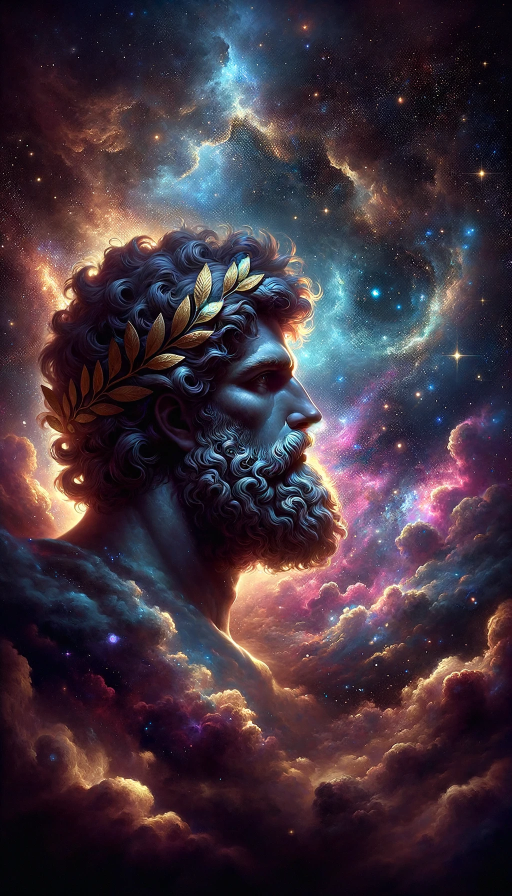
#> input picture data/sample_pic_4.png, 1024 x 1792 px (shown at 1/2 size)
$ python add_text_to_image.py   (older library calls are emulated)
#> lines starting #> are read from the running program, lines starting #| are printed output that depends on the picture
### src/images/image_utils.py
import cv2
from PIL import Image, ImageDraw, ImageFont, ImageFilter
import textwrap

import numpy as np

# Image.MAX_IMAGE_PIXELS = None


def add_text_to_image(
    image_path,
    save_path,
    text,
    font_path="arial.ttf",
    relative_font_size=0.04,
    vertical_position=0.10,
    line_spacing=1.0,
):
    """
    Adds wrapped text to an image with optional outline for improved legibility,
    supports custom font and adjusts font size relative to image width.

    Parameters:
    - image_path (str): Path to the source image to which text will be added.
    - save_path (str): Path where the modified image will be saved.
    - text (str): The text content to add to the image. Supports newline characters as breaks.
    - font_path (str, optional): Path to the .ttf font file. Defaults to 'arial.ttf'.
    - relative_font_size (float, optional): Font size as a fraction of image width. Defaults to 0.04.
    - vertical_position (float, optional): Vertical start position of the text block as a fraction of image height. Defaults to 0.10.
    - line_spacing (float, optional): Space between lines of text, as a multiplier of the font size. Defaults to 1.0.
    """
#> called with image_path = 'data/sample_pic_4.png', save_path = 'data/sample_pic_5.png', font_path = 'data/gautamib.ttf', relative_font_size = 0.04, vertical_position = 0.1, line_spacing = 1
    # Load the image
    image = Image.open(image_path)
#> image is the input picture: PIL image 1024x1792 RGB; mean R, G, B 66, 51.1, 61.9
    draw = ImageDraw.Draw(image)
    image_width, image_height = image.size
#> image_width = 1024; image_height = 1792

    # Calculate font size relative to the image width
    font_size = int(image_width * relative_font_size)
#> font_size = 40
    font = ImageFont.truetype(font_path, font_size)

    # Define the maximum width for the text
    padding = 30
    max_width = image_width - 2 * padding
#> max_width = 964

    # Estimate the average character width at this font size and calculate wrap width
    avg_char_width = (
        sum(
            font.getsize(char)[0]
            for char in "abcdefghijklmnopqrstuvwxyzABCDEFGHIJKLMNOPQRSTUVWXYZ"
        )
        / 52
    )
#> avg_char_width = 24.81

    # Ensure wrap_width is at least 1
    wrap_width = max(1, int(max_width / avg_char_width))
#> wrap_width = 38

    # Split the original text into paragraphs
    paragraphs = text.split("\n")

    # Wrap each paragraph and get lines
    lines = []
    for paragraph in paragraphs:
        # Adjust width based on the font size and image width
        wrapped_paragraph = textwrap.fill(paragraph, width=wrap_width)
        lines.extend(wrapped_paragraph.split("\n"))

    # Calculate the starting y position based on the vertical_position parameter
    total_text_height = (font.getsize(lines[0])[1] + line_spacing) * len(lines)
#> total_text_height = 5
    y_position = image_height * vertical_position - total_text_height / 2
#> y_position = 176.7

    # Calculate the color of the font based on the image and the outline color
    contrast_color = get_binary_contrast_color(image_path)
    opposite_color = get_opposite_color(contrast_color)
    outline_width = 1

    # Draw the wrapped text, line by line
    for line in lines:
        # Calculate horizontal position to center the text
        text_width, line_height = draw.textsize(line, font=font)
        x_position = (image_width - text_width) / 2
        # draw.text((x_position, y_position), line,
        #           font=font, fill=contrast_color)
        draw_text_with_outline(
            draw,
            line,
            (x_position, y_position),
            font,
            contrast_color,
            opposite_color,
            outline_width,
        )
        y_position += line_height + line_spacing  # Adjust line spacing if necessary

    # Save the modified image
    image.save(save_path)


# [83 lines left out: function add_text_to_image_with_outline, not called in this run]


def get_binary_contrast_color(image_path):
    # Load the image
#> called with image_path = 'data/sample_pic_4.png'
    image = Image.open(image_path)

    # Calculate the dimensions of the top 50%
    width, height = image.size
#> width = 1024; height = 1792
    top_half = image.crop((0, 0, width, height // 2))
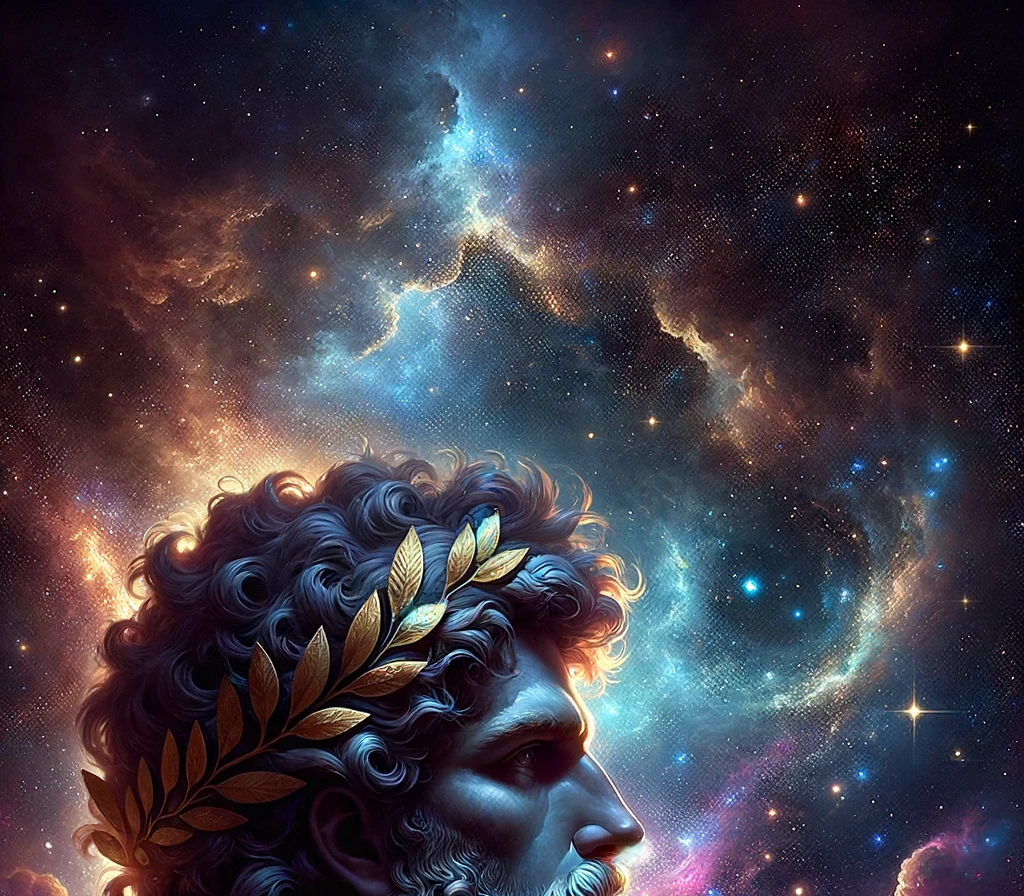
#> top_half: PIL image 1024x896 RGB; mean R, G, B 64, 58.6, 69.6

    # Convert the top half to a numpy array to calculate the average color
    np_top_half = np.array(top_half)
    average_color = np_top_half.mean(axis=(0, 1))
#> average_color = [63.96, 58.58, 69.6]

    # Calculate the grayscale equivalent of the average color
    grayscale = int(
        0.299 * average_color[0] + 0.587 * average_color[1] + 0.114 * average_color[2]
    )
#> grayscale = 61

    # Determine if the grayscale equivalent is closer to black or white
    # and then choose the opposite color. A common threshold is 128 (the middle of 0-255).
    if grayscale > 128:
        return (0, 0, 0)  # black
    else:
        return (255, 255, 255)  # white


def get_opposite_color(color_tuple):
    # Invert each color component (255 - component value) to get the opposite color
    opposite_color = tuple(255 - value for value in color_tuple)
    return opposite_color


def draw_text_with_outline(
    draw, text, position, font, text_color, outline_color, outline_width
):
    x, y = position
    # Draw outline in all directions
    for i in range(-outline_width, outline_width + 1):
        for j in range(-outline_width, outline_width + 1):
            if i != 0 or j != 0:  # to avoid drawing the text color in the outline loop
                draw.text((x + i, y + j), text, font=font, fill=outline_color)
    # Draw the main text
    draw.text(position, text, font=font, fill=text_color)


# [167 lines left out: functions draw_text_with_thin_outline, resize_to_aspect, resize_and_crop_to_aspect, extend_image_upwards, add_text_to_image_cv2, not called in this run]

### src/setup_env.py
import os
import sys
import time
import random
import logging
from dotenv import load_dotenv


def setup():
    # Setup environment variables
    load_dotenv(
        dotenv_path=os.path.abspath(os.path.join(os.path.dirname(__file__), "../.env"))
    )

    # Set up logger
    logging.basicConfig(
        format="%(asctime)s:%(msecs)d\t%(name)s:\t%(message)s",
        datefmt="%Y-%m-%d %H:%M:%S",
        level=logging.INFO,
        # filename='app.log',  # Log file path
        # filemode='w',  # Append mode (use 'w' for overwrite mode)
    )

    # Seed the random number generator with the current system time
    random.seed(time.time())

    # Set the timezone globally for the os environment
    os.environ["TZ"] = os.getenv("TZ", "Etc/GMT-2")
    if not sys.platform.startswith("win"):
        time.tzset()

### scripts/add_text_to_image.py
import os
import sys
import asyncio
import logging

sys.path.append(os.path.abspath(os.path.join(os.path.dirname(__file__), "..", "src")))
from setup_env import setup

setup()
from images.image_utils import add_text_to_image
from PIL import Image


async def main() -> None:

    image_path = os.path.abspath(
        os.path.join(os.path.dirname(__file__), "..", "data", "sample_pic_4.png")
    )
    text = """
"Obstacles show us the gap between where we are and where we want to be" - Anonymous.
    """
    save_path = image_path.replace("pic_4", "pic_5")
    font_path = os.path.abspath(
        os.path.join(os.path.dirname(__file__), "..", "data", "gautamib.ttf")
    )
    add_text_to_image(
        image_path=image_path, save_path=save_path, text=text, font_path=font_path
    )
    modified_image = Image.open(save_path)
    modified_image.show()
#> the loop in add_text_to_image, `for line in lines:` made 5 passes
#> (text_width, line_height, x_position, y_position) on passes 1 to 5: (0, 0, 512, 177.7), (742, 46, 141, 224.7), (809, 38, 107.5, 263.7), (276, 46, 374, 310.7), (0, 0, 512, 311.7)
#> after the loop in add_text_to_image, `for line in lines:`: y_position = 311.7
#> in add_text_to_image, `image.save(save_path)`:
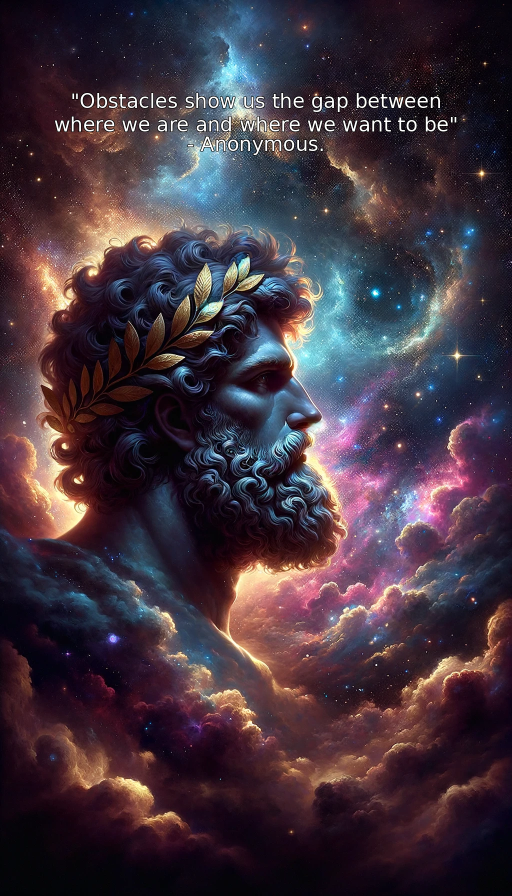
#> saved as sample_pic_5.png: PIL image 1024x1792 RGB (shown at 1/2 size); mean R, G, B 66.9, 52.1, 62.9


# Run
if __name__ == "__main__":
    try:
        asyncio.run(main())
    except Exception as e:
        logging.error(f"An unexpected error occurred: {e}")
        sys.exit(1)

$ run again, with data/sample_pic_10.png copied over data/sample_pic_4.png
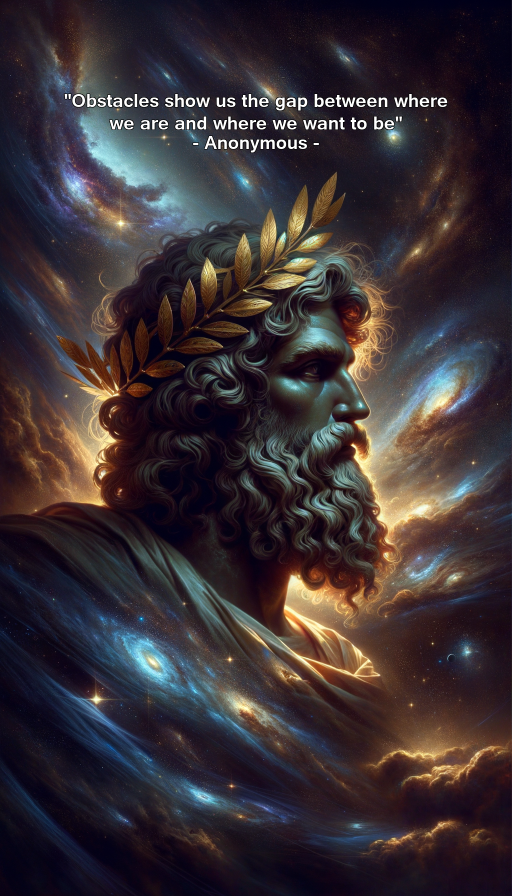
#> input picture data/sample_pic_10.png, 1024 x 1792 px (shown at 1/2 size)
#> in add_text_to_image, image is the input picture: PIL image 1024x1792 RGB; mean R, G, B 57.4, 48.1, 52.8
#> in get_binary_contrast_color, `top_half = image.crop((0, 0, width, height // 2))`:
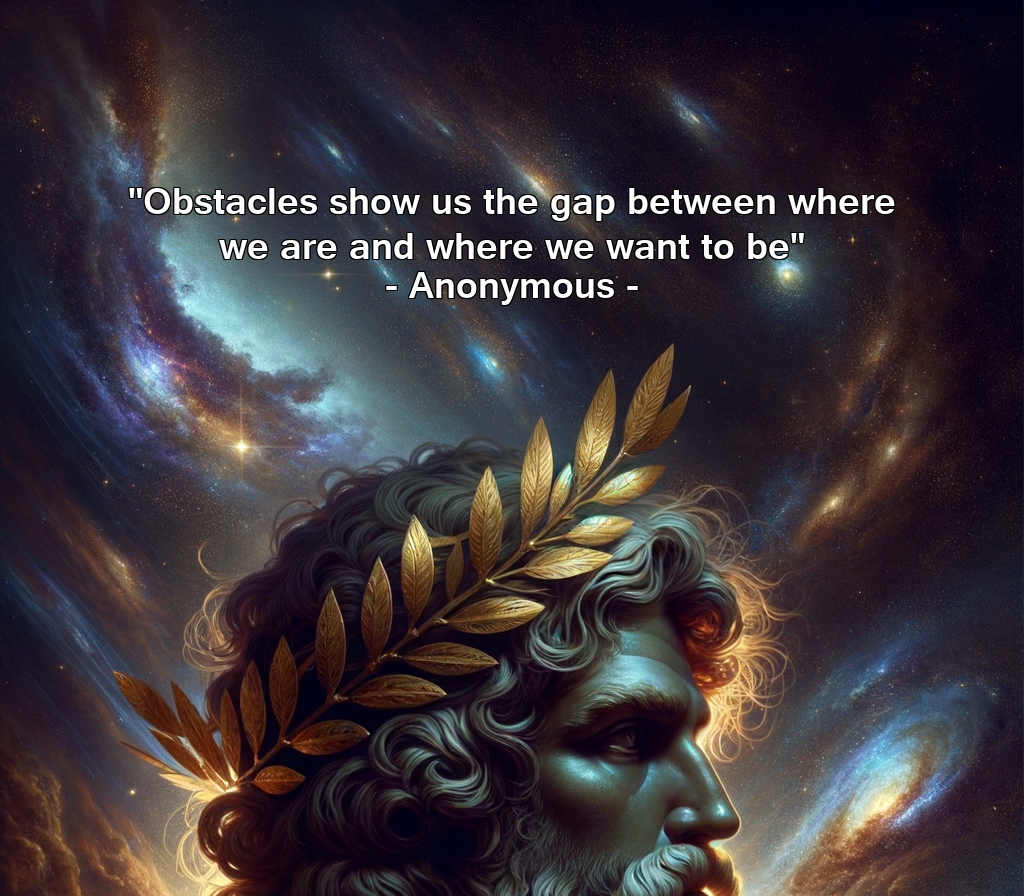
#> top_half: PIL image 1024x896 RGB; mean R, G, B 58.9, 51.6, 56.9
#> average_color = [58.86, 51.61, 56.91]
#> grayscale = 54
#> the loop in add_text_to_image, `for line in lines:` made 5 passes
#> (text_width, line_height, x_position, y_position) on passes 1 to 5: (0, 0, 512, 177.7), (742, 46, 141, 224.7), (809, 38, 107.5, 263.7), (276, 46, 374, 310.7), (0, 0, 512, 311.7)
#> after the loop in add_text_to_image, `for line in lines:`: y_position = 311.7
#> in add_text_to_image, `image.save(save_path)`:
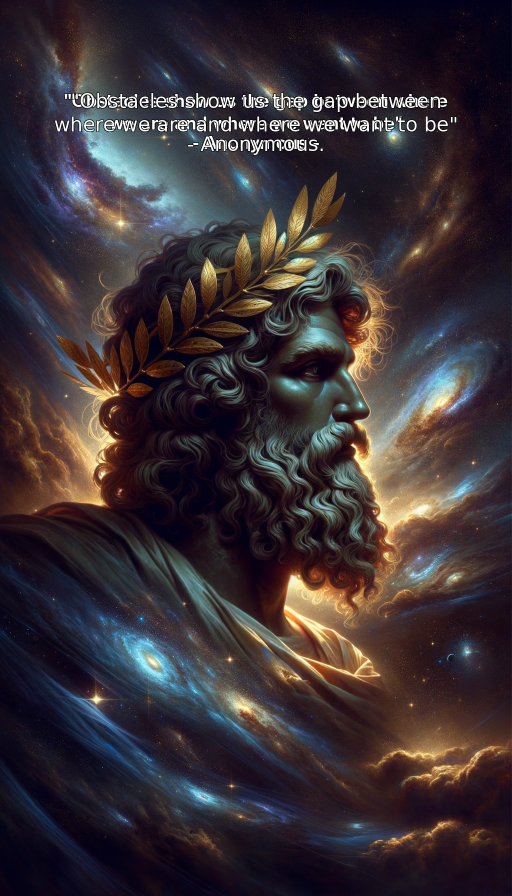
#> saved as sample_pic_5.png: PIL image 1024x1792 RGB (shown at 1/2 size); mean R, G, B 57.9, 48.6, 53.2

$ run again, with data/sample_pic_11.png copied over data/sample_pic_4.png
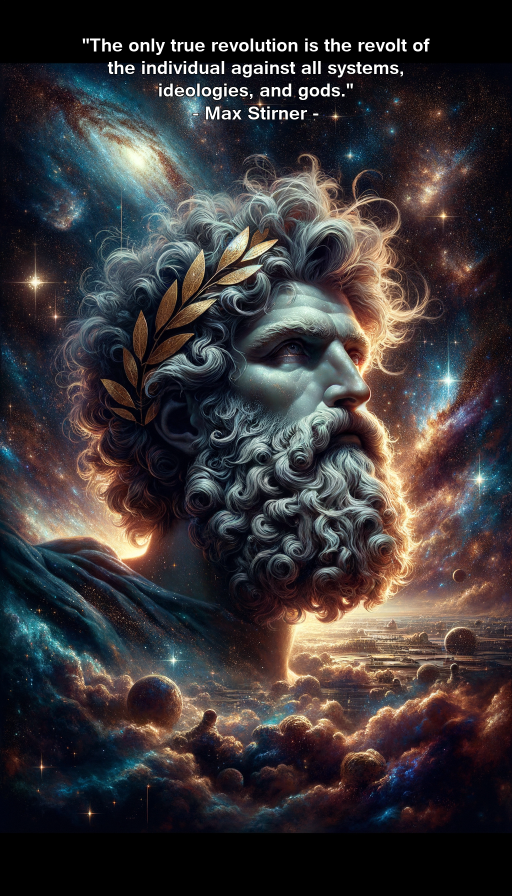
#> input picture data/sample_pic_11.png, 1024 x 1792 px (shown at 1/2 size)
#> in add_text_to_image, image is the input picture: PIL image 1024x1792 RGB; mean R, G, B 58.2, 53.6, 55.2
#> in get_binary_contrast_color, `top_half = image.crop((0, 0, width, height // 2))`:
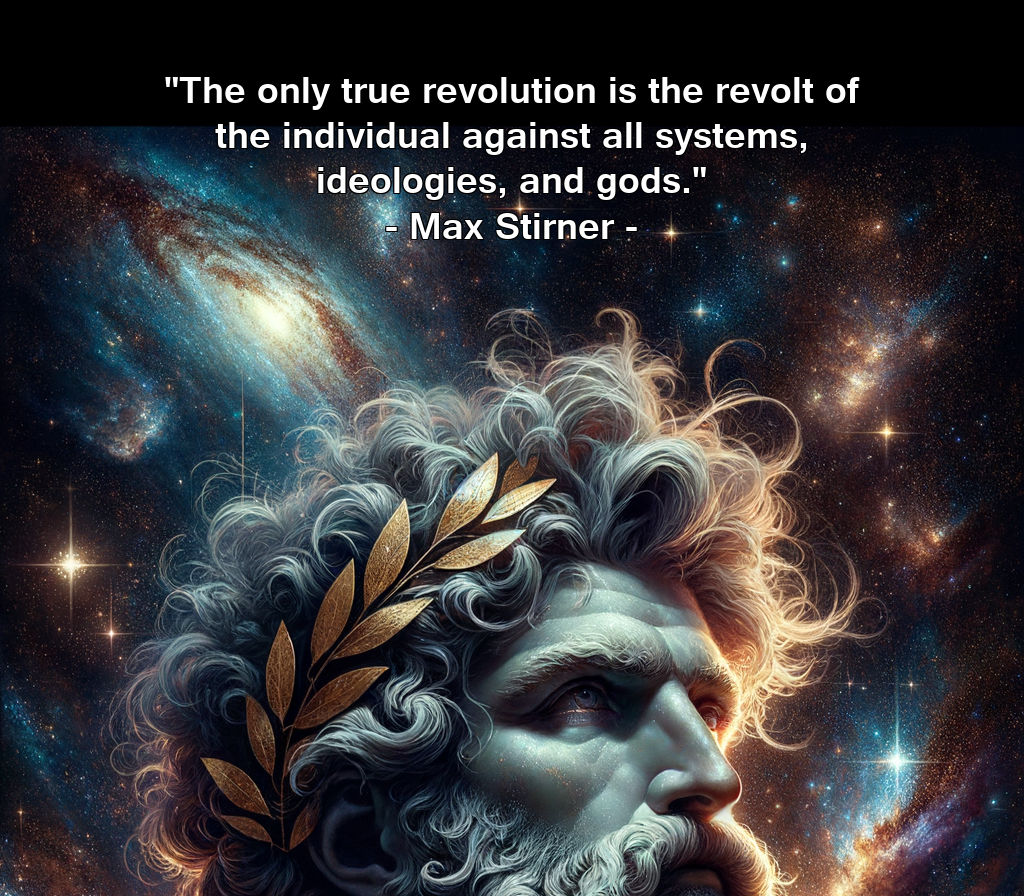
#> top_half: PIL image 1024x896 RGB; mean R, G, B 57.5, 57, 59.9
#> average_color = [57.46, 57.02, 59.85]
#> grayscale = 57
#> the loop in add_text_to_image, `for line in lines:` made 5 passes
#> (text_width, line_height, x_position, y_position) on passes 1 to 5: (0, 0, 512, 177.7), (742, 46, 141, 224.7), (809, 38, 107.5, 263.7), (276, 46, 374, 310.7), (0, 0, 512, 311.7)
#> after the loop in add_text_to_image, `for line in lines:`: y_position = 311.7
#> in add_text_to_image, `image.save(save_path)`:
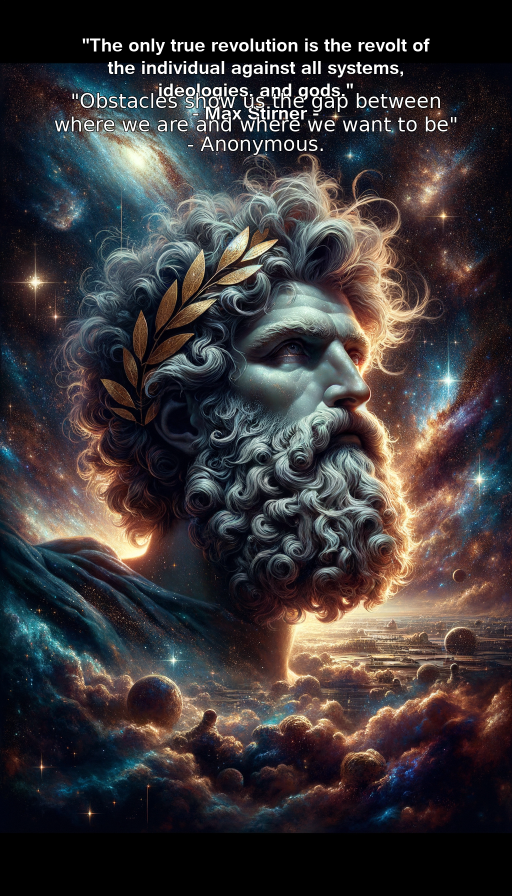
#> saved as sample_pic_5.png: PIL image 1024x1792 RGB (shown at 1/2 size); mean R, G, B 59.6, 54.9, 56.4

$ run again, with data/sample_pic_12.png copied over data/sample_pic_4.png
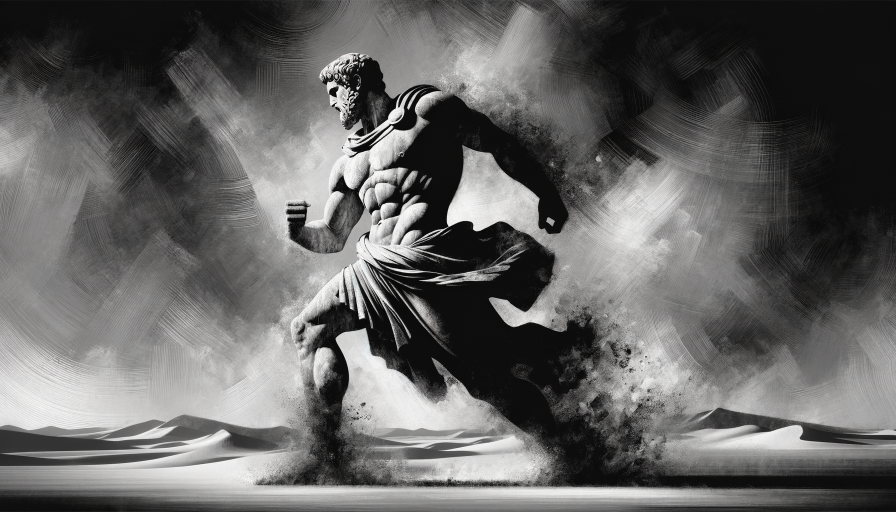
#> input picture data/sample_pic_12.png, 1792 x 1024 px (shown at 1/2 size)
#> in add_text_to_image, image is the input picture: PIL image 1792x1024 RGB; mean R, G, B 99.8, 99, 98.7
#> in get_binary_contrast_color, `top_half = image.crop((0, 0, width, height // 2))`:
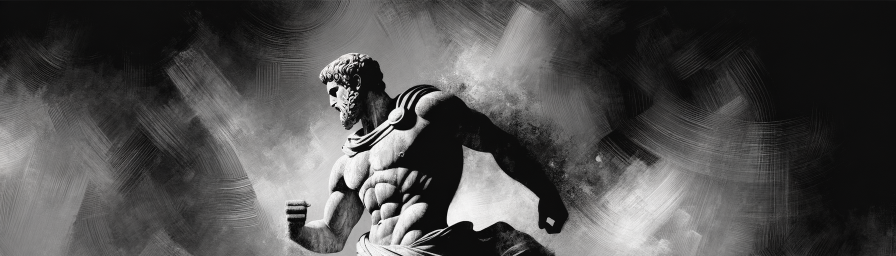
#> top_half: PIL image 1792x512 RGB (shown at 1/2 size); mean R, G, B 79.2, 78.4, 78.2
#> average_color = [79.19, 78.44, 78.15]
#> grayscale = 78
#> the loop in add_text_to_image, `for line in lines:` made 5 passes
#> (text_width, line_height, x_position, y_position) on passes 1 to 5: (0, 0, 896, 100.9), (1317, 81, 237.5, 182.9), (1484, 67, 154, 250.9), (441, 81, 675.5, 332.9), (0, 0, 896, 333.9)
#> after the loop in add_text_to_image, `for line in lines:`: y_position = 333.9
#> in add_text_to_image, `image.save(save_path)`:
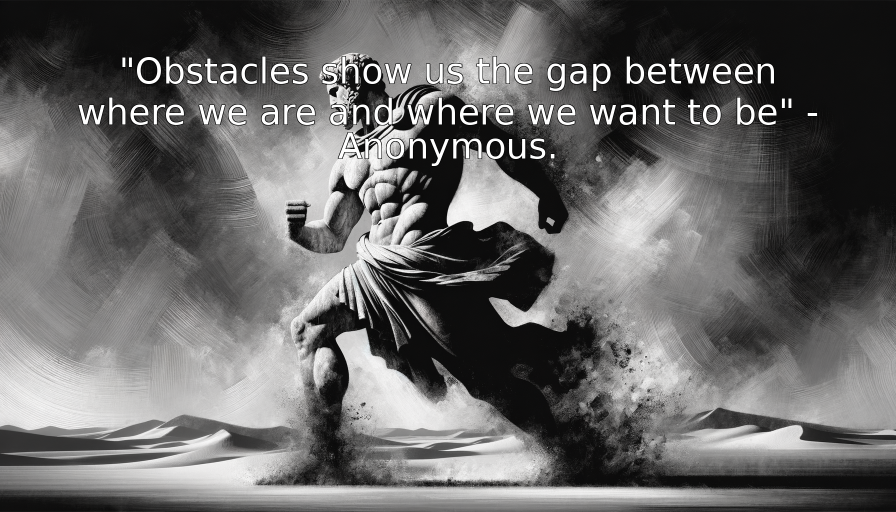
#> saved as sample_pic_5.png: PIL image 1792x1024 RGB (shown at 1/2 size); mean R, G, B 103.3, 102.6, 102.3
